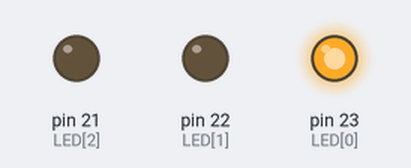
The sketch below on a simulated Arduino Mega 2560, built with avr-gcc and run on an emulated ATmega2560. Shown: output pins drawn as LEDs (lit = HIGH).

Above: at 0.2 s.
At 1.2 s:
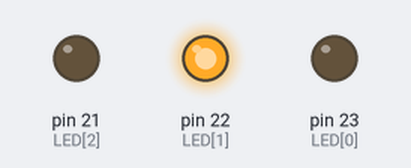
At 2.2 s:
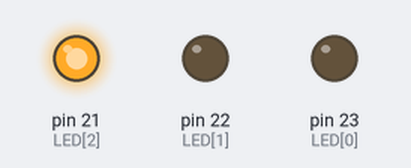
At 5.7 s:
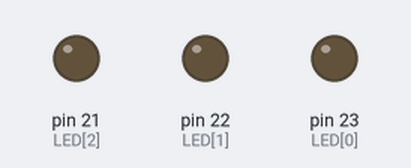
Timing chart, 0 to 6.9 s (numbered marks = the images above):
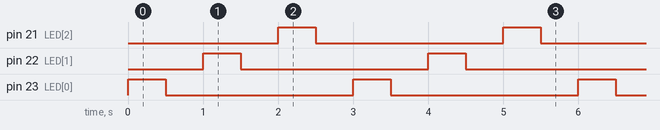

Measured:
- by itself, pin 21 (LED[2]), pin 22 (LED[1]), pin 23 (LED[0]): alternates HIGH for 0.50 s and LOW for 2.5 s
- by itself, everything shown: repeats every 3.0 s, in 6 steps

The sketch:

lab_2.ino
```cpp
int LED[] = {23,22,21};

void setup() {
  pinMode(LED[0], OUTPUT);
  pinMode(LED[1], OUTPUT);
  pinMode(LED[2], OUTPUT);
}

void loop() {
  for(int i=0 ; i<=2 ; i++ ){
    digitalWrite(LED[i],HIGH);
    delay(500);
    digitalWrite(LED[i],LOW);
    delay(500);
  }
}
```
